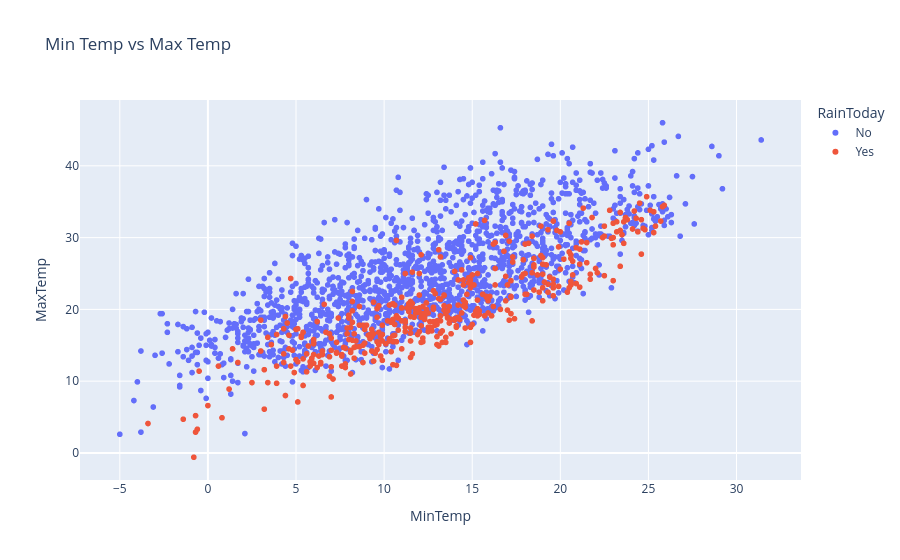

The cell this chart's notebook holds for it:
### Code cell
px.scatter(raw_df.sample(2000), title="Min Temp vs Max Temp",x='MinTemp',y='MaxTemp',color='RainToday')

### Figure 1 — Plotly figure (JSON) as saved in the notebook; plotly's stock layout.template omitted (floating-point values rounded to 4 significant figures; data arrays with more than 128 entries replaced by an {"elided": "..."} marker saying what was removed)
{"data": [{"hovertemplate": "RainToday=No<br>MinTemp=%{x}<br>MaxTemp=%{y}<extra></extra>", "legendgroup": "No", "marker": {"color": "#636efa", "symbol": "circle"}, "mode": "markers", "name": "No", "showlegend": true, "type": "scattergl", "x": {"elided": "1570 float values"}, "xaxis": "x", "y": {"elided": "1570 float values"}, "yaxis": "y"}, {"hovertemplate": "RainToday=Yes<br>MinTemp=%{x}<br>MaxTemp=%{y}<extra></extra>", "legendgroup": "Yes", "marker": {"color": "#EF553B", "symbol": "circle"}, "mode": "markers", "name": "Yes", "showlegend": true, "type": "scattergl", "x": {"elided": "430 float values"}, "xaxis": "x", "y": {"elided": "430 float values"}, "yaxis": "y"}], "layout": {"legend": {"title": {"text": "RainToday"}, "tracegroupgap": 0}, "title": {"text": "Min Temp vs Max Temp"}, "xaxis": {"anchor": "y", "domain": [0, 1], "title": {"text": "MinTemp"}}, "yaxis": {"anchor": "x", "domain": [0, 1], "title": {"text": "MaxTemp"}}}}
